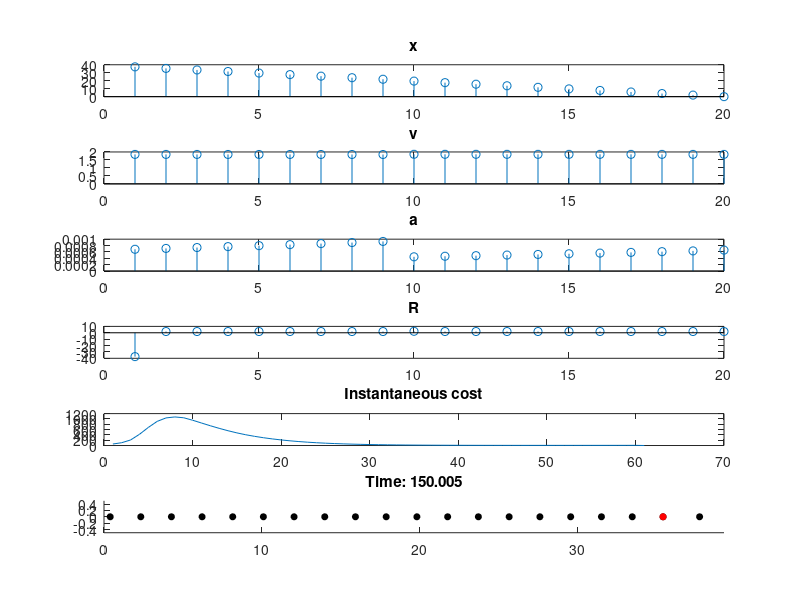

MATLAB code to generate this figure:
%test_traffic
function test_traffic_smoothing
global k_pd d_f xmax active_cars dt tidx tau n_cars t_h v0 n_steps skip_steps k1 k2 ka1 ka2 PLOT

close all
rng('default');

PLOT=1;

k_pd=1;

% Forward simulate dynamics.
dt=0.005;
% Servo loop time lag
tau=0.55;
% Headway time
t_h=1;

% Control gains
k1=2;
k2=2;

ka1=0.00125;
ka2=0.00125;

n_steps=30000;
skip_steps=5000;
n_cars=20;
active_cars=[10];%[2,6,10,14,16,20,24];
T=0:dt:dt*n_steps;
v0=1;
d_th=v0*t_h;
d_f=1e-1;
d_init=1*d_th;

% Positions.
% x=[linspace(n_cars*d_init,d_init,n_cars)';[1;zeros(n_cars-1,1)]];
x=2*n_cars*d_init*rand(n_cars,1);
x=sort(x,'descend');
% x=linspace(0.001+(n_cars-1)*d_init,0.001,n_cars)';

% Velocities.
x=[x;v0;zeros(n_cars-1,1)];

% Accelerations
x=[x;zeros(n_cars,1)];

%x=[x;0.4+0.05*rand(n_cars,1)];
xmax=max(x(1:n_cars));

% sgd(x);
score=run(x)

%=~=~=~=~=~=~=~=~=~=~=~=~=~=~=~=~=~=~=~=~=~=~=~=~=~=~=~=~=~=~=~=~=~=~=~=~=~
function sgd(x)
global k1 k2 ka1 ka2
% Stochastic Gradient Descent
n_trials=200;
PLOT=1;
scores=zeros(n_trials,1);
for trial=1:n_trials
  % Evaluate objective at current point
  score_old=run(x);
  ka1_old=ka1;
  ka2_old=ka2;
  % Generate test point.
  sigma=0.1; 
  for attempts=1:10
    ka1=ka1_old+normrnd(0,sigma);
    ka2=ka2_old+normrnd(0,sigma);
    ka1=max(0,ka1);
    ka2=max(0,ka2);
    % Evaluate objective at test point.
    score=run(x);
    if ~isnan(score)
      break;
    end
  end
  scores(trial)=score;
  if isnan(score)
    fprintf('No valid gain found near ka1=%.5f,ka2=%.5f\n',ka1_old,ka2_old);
  end
  fprintf('ka1=%.5f,ka2=%.5f,score=%.4f\n',ka1,ka2,score);
  figure(346)
  subplot(211)
  hold on
  scatter(ka1,ka2)
  xlim([0,1.5])
  ylim([0,1.5])
  subplot(212)
  plot(scores);
  % Update point.
  eta=0.0001;
  ka1=ka1_old-eta*(ka1-ka1_old)*(score-score_old);
  ka2=ka2_old-eta*(ka2-ka2_old)*(score-score_old);
  pause;
end

%=~=~=~=~=~=~=~=~=~=~=~=~=~=~=~=~=~=~=~=~=~=~=~=~=~=~=~=~=~=~=~=~=~=~=~=~=~
function stable=is_stable_gain(k1,k2)
global t_h tau
stable=(k2+t_h*k1<=1/(2*tau)&2*t_h*k2+t_h^2*k1>2)| ...
       (k2+t_h*k1>=1/(2*tau)&((k2-1/(2*tau))^2<(t_h/tau-2)*k1)); 

%=~=~=~=~=~=~=~=~=~=~=~=~=~=~=~=~=~=~=~=~=~=~=~=~=~=~=~=~=~=~=~=~=~=~=~=~=~
function penalty=run(x)
global dt n_steps xmax d_f n_cars PLOT
penalty=0;
T=0:dt:dt*n_steps;
global costs
cost_skip_steps=500;
costs=zeros(ceil(numel(T)/cost_skip_steps),1);
for tidx=1:numel(T)
  t=T(tidx);
  
  if PLOT
    plot_dynamics(x(1:n_cars),x(n_cars+1:2*n_cars),x(2*n_cars+1:3*n_cars),tidx);
  end
  
  u=control_pd(x,t);
  xdot=dynamics(x,t,u);
  
  % Threshold qdot to be positive
  xdot(1:n_cars)=max(0,xdot(1:n_cars));
  
  x(n_cars+1:2*n_cars)=x(n_cars+1:2*n_cars)+dt*xdot(n_cars+1:2*n_cars); 
  x(2*n_cars+1:end)=x(2*n_cars+1:end)+dt*xdot(2*n_cars+1:end);
  
  x(1)=min(x(1)+dt*xdot(1),x(n_cars)+xmax-d_f);
  if x(1)==x(n_cars)+xmax-d_f
    x(1+n_cars)=0;
    x(1+2*n_cars)=0;
  end
  for i=2:n_cars
    x(i)=min(x(i)+dt*xdot(i),x(i-1)-d_f);
    % If car got stopped, set velocity and acceleration to 0.
    if x(i)==x(i-1)-d_f
      x(i+n_cars)=0;
      x(i+2*n_cars)=0;
    end
    
    %x(i)=x(i)+dt*xdot(i);
  end
  c=cost(x,u);
  penalty=penalty+c;
  if ~mod(tidx,cost_skip_steps)
    costs(ceil(tidx/cost_skip_steps))=c;
  end
end

%=~=~=~=~=~=~=~=~=~=~=~=~=~=~=~=~=~=~=~=~=~=~=~=~=~=~=~=~=~=~=~=~=~=~=~=~=~
function g=cost(x,u)
global xmax t_h n_cars
q=x(1:n_cars);
qbar=[q(end)+xmax-q(1);q(1:n_cars-1)-q(2:end)];
qdot=x(n_cars+1:2*n_cars);
qdotbar=[qdot(end)-q(1);qdot(1:n_cars-1)-qdot(2:end)];
R=1;
Q1=1;
Q2=0.0001;
% Remove highest error. This error is the gap in the string of cars
% g=(Q1*norm(qbar-t_h*qdot)^2 + Q2*norm(qdotbar)^2 + R*norm(u)^2)/mean(qdot);
g=Q1*norm(qbar-t_h*qdot)^2 + Q2*norm(qdotbar)^2;

%=~=~=~=~=~=~=~=~=~=~=~=~=~=~=~=~=~=~=~=~=~=~=~=~=~=~=~=~=~=~=~=~=~=~=~=~=~
function u=control_pd(x,t)
global xmax t_h n_cars d_f active_cars k1 k2 ka1 ka2
q=x(1:n_cars);
qbar1=(q(end)+xmax)-q(1);
qbar=[qbar1;q(1:end-1)-q(2:end)];
qdot=x(n_cars+1:2*n_cars);
qdotbar1=qdot(end)-qdot(1);
qdotbar=[qdotbar1;qdot(1:end-1)-qdot(2:end)];
u=k1*(qbar-t_h*qdot-d_f)+k2*qdotbar;
%u=k1*(qbar-d_f)+k2*qdotbar;
u(active_cars)=ka1*(qbar(active_cars)-t_h*qdot(active_cars)-d_f)+ka2*qdotbar(active_cars);
%u(active_cars)=ka1*(qbar(active_cars)-d_f)+ka2*qdotbar(active_cars);

%=~=~=~=~=~=~=~=~=~=~=~=~=~=~=~=~=~=~=~=~=~=~=~=~=~=~=~=~=~=~=~=~=~=~=~=~=~
function xdot=dynamics(x,t,u)
global xmax active_cars k_pd d_f dt tau n_cars PLOT
q=x(1:n_cars);
qdot=x(n_cars+1:2*n_cars);
qddot=x(2*n_cars+1:3*n_cars);
xdot=[qdot;qddot;(u-qddot)/tau];

% % Dumb cars
% T=50*t;
% c=0.5;
% dumb_cars=logical(zeros(n_cars,1));
% dumb_cars(10)=1;
% %modulator=double(mod(t,T)>c*T);
% modulator=(1+sin(2*pi*t/T))/2;
% xdot(dumb_cars)=xdot(dumb_cars)*modulator;

%=~=~=~=~=~=~=~=~=~=~=~=~=~=~=~=~=~=~=~=~=~=~=~=~=~=~=~=~=~=~=~=~=~=~=~=~=~
function plot_dynamics(q,qdot,qddot,tidx)
global dt d_f skip_steps costs
if ~mod(tidx-1,skip_steps)
  figure(46)
  
  subplot(611)
  stem(q-min(q))
  title('x')
  
  subplot(612)
  stem(qdot)
  title('v')
  
  subplot(613)
  stem(qddot)
  title('a')
  
  subplot(614)
  stem([q(end)-q(1);q(1:end-1)-q(2:end)])
  title('R')
  
  subplot(615)
  plot(costs)
  title('Instantaneous cost');
  
  subplot(616)
  plot_cars(q,46);
  title(sprintf('Time: %.3f',tidx*dt));
  %title('k_1=%.3f, k_2=%.3f, k_{a,1}=%.5f, k_{a,2}=%.5f, Time: %.3f',k1,k2,ka1,ka2,tidx*dt);

  fprintf('Time: %.4f\n',tidx*dt);
  fprintf('Index: %d\n',tidx);
  
  drawnow;
  %pause(0.01);
  %pause;
  
  set(gcf,'Position',[200 200 1000 700])
end

%=~=~=~=~=~=~=~=~=~=~=~=~=~=~=~=~=~=~=~=~=~=~=~=~=~=~=~=~=~=~=~=~=~=~=~=~=~
function q_wrap=wrap_around(q)
global xmax;
q_wrap=q;
for i=1:numel(q)
  if q(i)>xmax
    q_wrap(i)=mod(q(i),xmax);
  end
  if q(i)<0
    q_wrap(i)=xmax-mod(-q(i),xmax);
  end
end

%=~=~=~=~=~=~=~=~=~=~=~=~=~=~=~=~=~=~=~=~=~=~=~=~=~=~=~=~=~=~=~=~=~=~=~=~=~
function plot_cars(q,fig_handle)
global xmax active_cars;
q=wrap_around(q);
figure(fig_handle);
scatter(q,zeros(size(q)),'ks','SizeData',20,'MarkerEdgeColor','k','MarkerFaceColor','k')
hold on
for i=active_cars
  scatter(q(i),0,'rs','SizeData',20,'MarkerEdgeColor','r','MarkerFaceColor','r');
end
hold off
xlim([0,xmax])
ylim([-0.5,0.5])
%set(gcf,'Position',[200,200,1400,800])
drawnow;

%=~=~=~=~=~=~=~=~=~=~=~=~=~=~=~=~=~=~=~=~=~=~=~=~=~=~=~=~=~=~=~=~=~=~=~=~=~
function d=wrap_diff(x1,x2)
global xmax
diffs=[x1-x2+xmax,x1-x2,x1-x2-xmax];
absdiffs=abs(diffs);
m=min(absdiffs);
mi=find(absdiffs==m);
mi=mi(1);
d=diffs(mi);

% LocalWords:  linspace init rand
